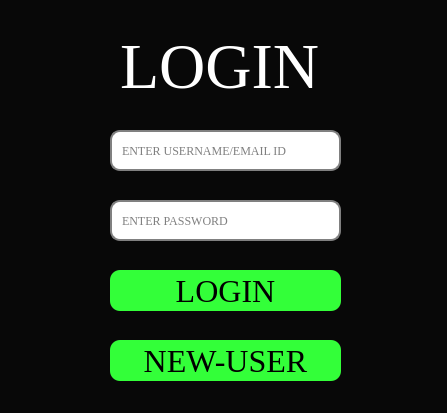
<?xml version="1.0" encoding="UTF-8"?>
<ui version="4.0">
 <class>Login_page</class>
 <widget class="QMainWindow" name="Login_page">
  <property name="geometry">
   <rect>
    <x>0</x>
    <y>0</y>
    <width>447</width>
    <height>413</height>
   </rect>
  </property>
  <property name="windowTitle">
   <string>MainWindow</string>
  </property>
  <property name="styleSheet">
   <string notr="true">background-color: rgb(8, 8, 8);
font-family: Times New Roman


</string>
  </property>
  <widget class="QWidget" name="centralwidget">
   <widget class="QLabel" name="label">
    <property name="geometry">
     <rect>
      <x>120</x>
      <y>30</y>
      <width>201</width>
      <height>71</height>
     </rect>
    </property>
    <property name="font">
     <font>
      <family>Times New Roman</family>
      <pointsize>48</pointsize>
      <weight>50</weight>
      <italic>false</italic>
      <bold>false</bold>
     </font>
    </property>
    <property name="text">
     <string>&lt;html&gt;&lt;head/&gt;&lt;body&gt;&lt;p&gt;&lt;span style=&quot; color:#ffffff;&quot;&gt;LOGIN&lt;/span&gt;&lt;/p&gt;&lt;/body&gt;&lt;/html&gt;</string>
    </property>
   </widget>
   <widget class="QLineEdit" name="txtusername">
    <property name="geometry">
     <rect>
      <x>110</x>
      <y>130</y>
      <width>231</width>
      <height>41</height>
     </rect>
    </property>
    <property name="font">
     <font>
      <family>Times New Roman</family>
      <weight>50</weight>
      <italic>false</italic>
      <bold>false</bold>
     </font>
    </property>
    <property name="styleSheet">
     <string notr="true">QLineEdit {
    border: 2px solid gray;
    border-radius: 10px;
    padding: 0 8px;
    background: white;
    selection-background-color: darkgray;
}</string>
    </property>
    <property name="text">
     <string/>
    </property>
    <property name="placeholderText">
     <string>ENTER USERNAME/EMAIL ID</string>
    </property>
   </widget>
   <widget class="QLineEdit" name="txtpass">
    <property name="geometry">
     <rect>
      <x>110</x>
      <y>200</y>
      <width>231</width>
      <height>41</height>
     </rect>
    </property>
    <property name="font">
     <font>
      <family>Times New Roman</family>
      <weight>50</weight>
      <italic>false</italic>
      <bold>false</bold>
     </font>
    </property>
    <property name="styleSheet">
     <string notr="true">QLineEdit {
    border: 2px solid gray;
    border-radius: 10px;
    padding: 0 8px;
    background: white;
    selection-background-color: darkgray;
}

QLineEdit[echoMode=&quot;1&quot;] {
    lineedit-password-character: 9679;
}</string>
    </property>
    <property name="text">
     <string/>
    </property>
    <property name="echoMode">
     <enum>QLineEdit::Password</enum>
    </property>
    <property name="placeholderText">
     <string>ENTER PASSWORD</string>
    </property>
   </widget>
   <widget class="QPushButton" name="btn_login">
    <property name="geometry">
     <rect>
      <x>110</x>
      <y>270</y>
      <width>231</width>
      <height>41</height>
     </rect>
    </property>
    <property name="font">
     <font>
      <family>Times New Roman</family>
      <pointsize>24</pointsize>
      <weight>50</weight>
      <italic>false</italic>
      <bold>false</bold>
     </font>
    </property>
    <property name="styleSheet">
     <string notr="true">QPushButton { 
	background-color: #33ff39;
	border: 2px;
	border-radius: 10px;
					
 }
QPushButton:pressed {
    background-color: qlineargradient(x1: 0, y1: 0, x2: 0, y2: 1,
                                      stop: 0 #dadbde, stop: 1 #f6f7fa);}
</string>
    </property>
    <property name="text">
     <string>LOGIN</string>
    </property>
   </widget>
   <widget class="QPushButton" name="btn_new_user">
    <property name="geometry">
     <rect>
      <x>110</x>
      <y>340</y>
      <width>231</width>
      <height>41</height>
     </rect>
    </property>
    <property name="font">
     <font>
      <family>Times New Roman</family>
      <pointsize>24</pointsize>
      <weight>50</weight>
      <italic>false</italic>
      <bold>false</bold>
     </font>
    </property>
    <property name="styleSheet">
     <string notr="true">QPushButton { 
	background-color: #33ff39;
	border: 2px;
	border-radius: 10px;
					
 }

QPushButton:pressed {
    background-color: qlineargradient(x1: 0, y1: 0, x2: 0, y2: 1,
                                      stop: 0 #dadbde, stop: 1 #f6f7fa);}</string>
    </property>
    <property name="text">
     <string>NEW-USER</string>
    </property>
   </widget>
  </widget>
 </widget>
 <resources/>
 <connections/>
</ui>
